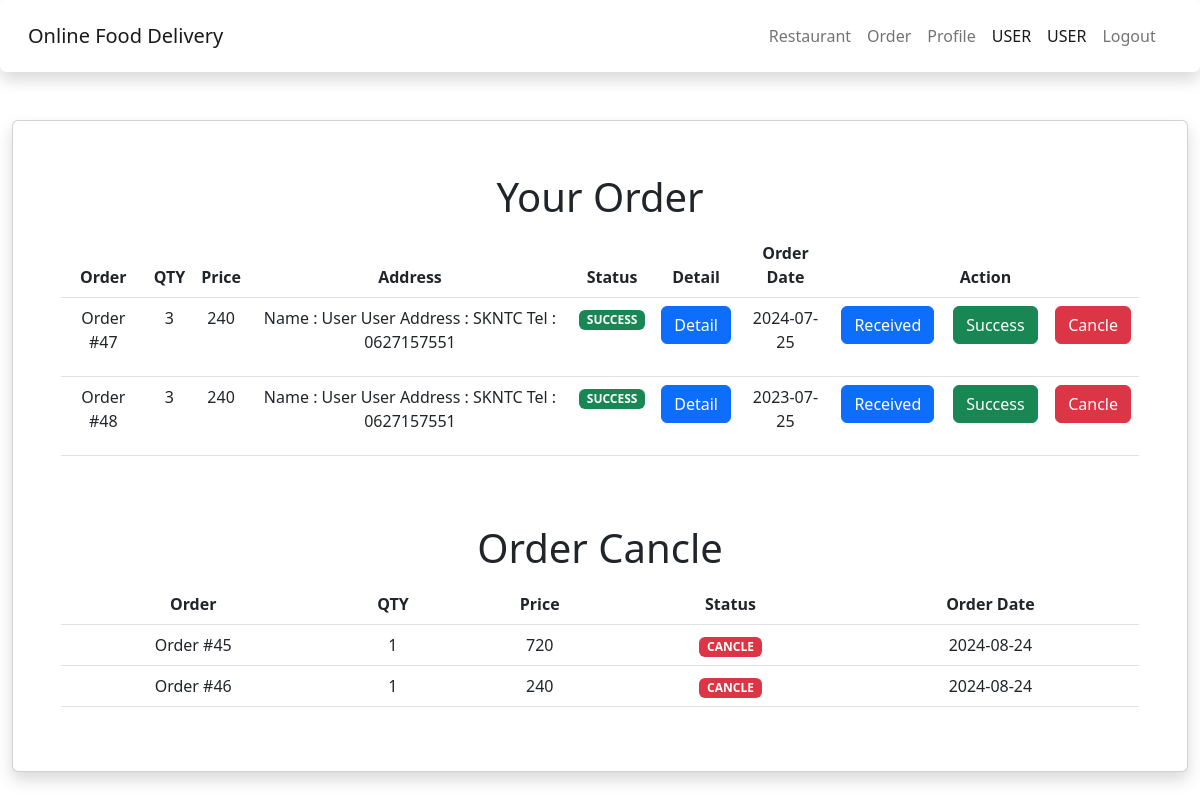
Page /rider/order.php (signed in) on the committed database.
### tables this page shows
CREATE TABLE `orders` (
  `order_id` int(11) NOT NULL,
  `res_id` int(11) NOT NULL,
  `mem_id` int(11) NOT NULL,
  `order_qty` int(10) NOT NULL,
  `order_price` float NOT NULL,
  `order_status` varchar(20) NOT NULL DEFAULT 'in_process',
  `order_date` date NOT NULL,
  `order_success` timestamp NULL DEFAULT CURRENT_TIMESTAMP,
  `mem_status` varchar(10) DEFAULT NULL,
  `order_group` int(11) DEFAULT NULL,
  `order_address` varchar(255) DEFAULT NULL,
  `mem_note` varchar(255) DEFAULT NULL
);

### rider/order.php (the view, shortened to what this page needs)
<!DOCTYPE html>
<html lang="en">
<head>
    <?php include('../asset/head/head-rider.php'); ?>
</head>
<body>
    <div class="container-fluid content">
        <div class="card shadow p-5 mb-5 bg-body rounded">
            <h1 align="center" class="p-1">Your Order</h1>
            <div class="table-responsive">
                <table class="table">
                    <thead align="center">
                        <th>Order</th>
                        <th>QTY</th>
                        <th>Price</th>
                        <th>Address</th>
                        <th>Status</th>
                        <th>Detail</th>
                        <th>Order Date</th>
                        <th colspan="3">Action</th>
                    </thead>
                    <?php
                    include('../connect.php');
                    $sql1 = "SELECT * FROM restaurant ";
                    $query1 = mysqli_query($conn, $sql1);
                    $result1 = mysqli_fetch_array($query1);
                    ?>
                    <?php
                    $res_id = $result1['res_id'];
                    $sql = "SELECT * FROM orders WHERE res_id = '$res_id' and order_status IN ('waiting','delivery','success') and mem_status = 'rider' ";
                    $query = mysqli_query($conn, $sql);
                    while ($result = mysqli_fetch_array($query)) {
                        ?>
                        <tbody class="text-center">
                            <form action="config_order.php" method="POST">
                                <td><input type="hidden" name="order_id" disabled class="form-control"
                                        value="<?php echo $result['order_id']; ?>">Order #<?php echo $result['order_id']; ?>
                                </td>
                                <td><input type="hidden" name="order_qty" class="form-control"
                                        value="<?php echo $result['order_qty']; ?>"><?php echo $result['order_qty']; ?></td>
                                <td><input type="hidden" name="order_price" class="form-control"
                                        value="<?php echo $result['order_price']; ?>"><?php echo $result['order_price']; ?>
                                </td>
                                <td><input type="hidden" name="order_address" class="form-control"
                                        value="<?php echo $result['order_address']; ?>"><?php echo $result['order_address']; ?>
                                </td>
                                <td><input type="hidden" name="order_status" class="form-control"
                                    <?php
                                    if ($result['order_status'] == 'in_process') {
                                        echo '<span class="badge text-bg-primary">IN PROCESS</span>';
                                    } else if ($result['order_status'] == 'waiting') {
                                        echo '<span class="badge text-bg-warning">WAITING ORDER</span>';
                                    } else if ($result['order_status'] == 'delivery') {
                                        echo '<span class="badge text-bg-info text-dark">DELIVERY</span>';
                                    } else if ($result['order_status'] == 'success') {
                                        echo '<span class="badge text-bg-success">SUCCESS</span>';
                                    } else if ($result['order_status'] == 'cancle') {
                                        echo '<span class="badge text-bg-danger">CANCLE</span>';
                                    }
                                    ?>
                                </td>
                                <td>
                                    <button type="button" class="btn btn-primary" data-bs-toggle="modal"
                                        data-bs-target="#modal-<?php echo $result['order_id']; ?>">
                                        Detail
                                    </button>
                                </td>
                                <td><input type="hidden" name="order_date" class="form-control"
                                        value="<?php echo $result['order_date']; ?>"><?php echo $result['order_date']; ?>
                                </td>
                                <td><button type="submit" name="re_order" class="btn btn-primary">Received</button>&nbsp;
                                </td>
                                <td><button type="submit" name="success" class="btn btn-success">Success</button>&nbsp;</td>
                                <td><button type="submit" name="cancle" class="btn btn-danger">Cancle</button>
                                </td>
                        </tbody>
                    <?php } ?>
                </table>
            </div>
            <br>
            <br>
            <h1 align="center" class="p-1">Order Cancle</h1>
            <div class="table-responsive">
                <table class="table">
                    <thead align="center">
                        <th>Order</th>
                        <th>QTY</th>
                        <th>Price</th>
                        <th>Status</th>
                        <th>Order Date</th>
                    </thead>
                    <?php
                    include('../connect.php');
                    $sql = "SELECT * FROM orders WHERE res_id = '$res_id' and order_status = 'cancle'";
                    $query = mysqli_query($conn, $sql);
                    while ($result = mysqli_fetch_array($query)) {
                        ?>
                        <tbody class="text-center">
                            <form>
                                <td><input type="hidden" name="order_id" disabled class="form-control"
                                        value="<?php echo $result['order_id']; ?>">Order #<?php echo $result['order_id']; ?>
                                </td>
                                <td><input type="hidden" name="order_qty" class="form-control"
                                        value="<?php echo $result['order_qty']; ?>"><?php echo $result['order_qty']; ?></td>
                                <td><input type="hidden" name="order_price" class="form-control"
                                        value="<?php echo $result['order_price']; ?>"><?php echo $result['order_price']; ?>
                                </td>
                                <td><input type="hidden" name="order_status" class="form-control"
                                    <?php
                                    if ($result['order_status'] == 'in_process') {
                                        echo '<span class="badge text-bg-primary">IN PROCESS</span>';
                                    } else if ($result['order_status'] == 'waiting') {
                                        echo '<span class="badge text-bg-warning">WAITING RIDER</span>';
                                    } else if ($result['order_status'] == 'delivery') {
                                        echo '<span class="badge text-bg-info text-dark">DELIVERY</span>';
                                    } else if ($result['order_status'] == 'success') {
                                        echo '<span class="badge text-bg-success">SUCCESS</span>';
                                    } else if ($result['order_status'] == 'cancle') {
                                        echo '<span class="badge text-bg-danger">CANCLE</span>';
                                    }
                                    ?>
                                </td>
                                <td><input type="hidden" name="order_date" class="form-control"
                                        value="<?php echo $result['order_date']; ?>"><?php echo $result['order_date']; ?>
                                </td>
                        </tbody>
                    <?php } ?>
                </table>
            </div>
        </div>
    </div>
</body>
</html>

### rows in the picture
orders: order_id "47", order_qty "3", order_price "240", order_address "Name : User User Address : SKNTC Tel : 0627157551", order_status "SUCCESS", order_date "2024-07-25"
orders: order_id "48", order_qty "3", order_price "240", order_address "Name : User User Address : SKNTC Tel : 0627157551", order_status "SUCCESS", order_date "2023-07-25"
orders: order_id "45", order_qty "1", order_price "720", order_status "CANCLE", order_date "2024-08-24"
orders: order_id "46", order_qty "1", order_price "240", order_status "CANCLE", order_date "2024-08-24"

### other values in the picture
$_SESSION["mem_name"] "USER"
$_SESSION["mem_last"] "USER"
